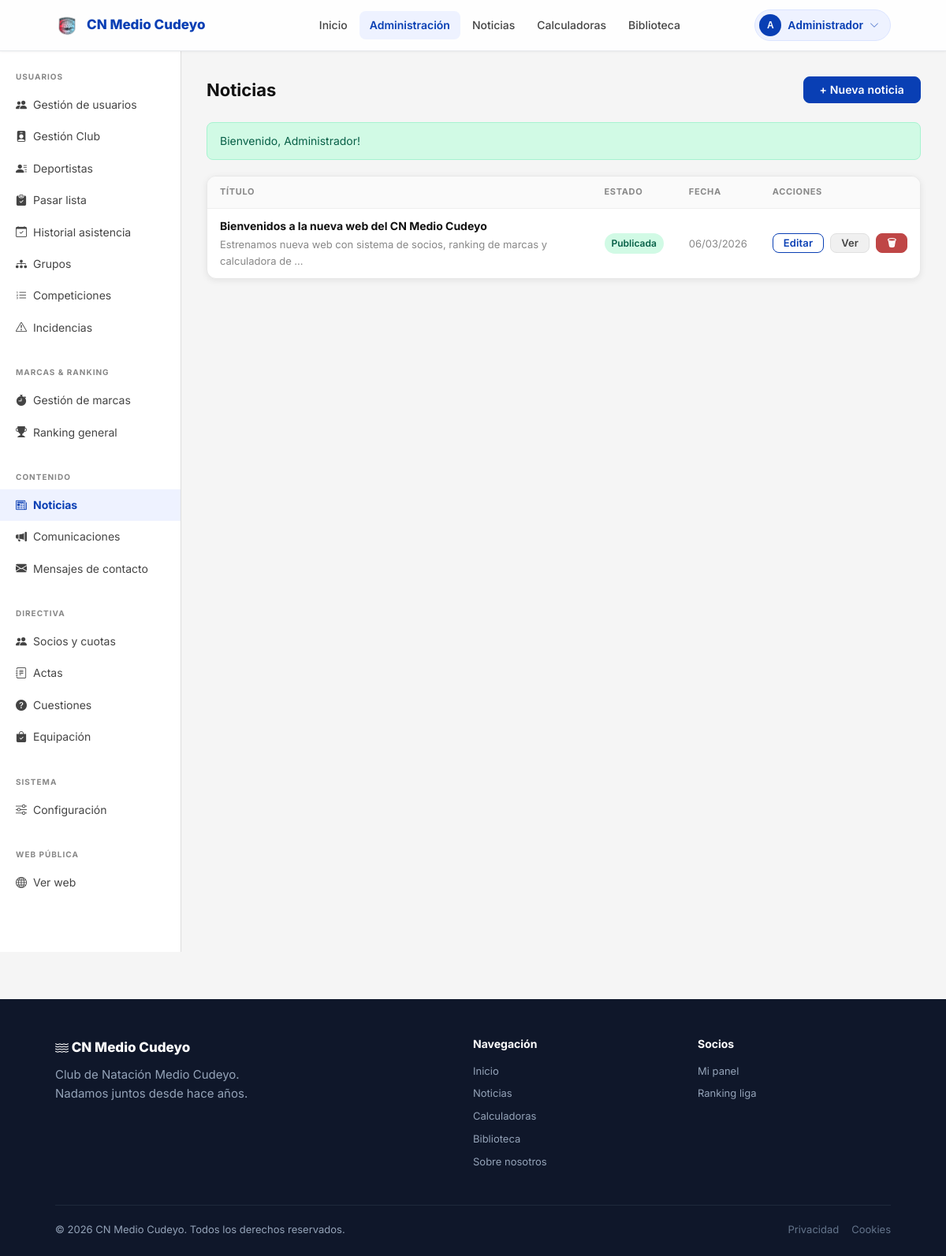
Page /admin/noticias.php (signed in) on the committed database.
### tables this page shows
CREATE TABLE IF NOT EXISTS noticias (
    id         INT AUTO_INCREMENT PRIMARY KEY,
    titulo     VARCHAR(255) NOT NULL,
    resumen    VARCHAR(500) DEFAULT NULL,
    contenido  TEXT         DEFAULT NULL,
    imagen_url VARCHAR(500) DEFAULT NULL,
    publicado  TINYINT(1)   NOT NULL DEFAULT 0,
    created_at TIMESTAMP DEFAULT CURRENT_TIMESTAMP,
    updated_at TIMESTAMP DEFAULT CURRENT_TIMESTAMP ON UPDATE CURRENT_TIMESTAMP
);

### public/admin/noticias.php (the view, shortened to what this page needs)
<?php
require_once dirname(__DIR__, 2) . '/config/db.php';
require_once dirname(__DIR__, 2) . '/includes/auth.php';
require_once dirname(__DIR__, 2) . '/includes/layout.php';
$mode    = $_GET['mode'] ?? 'list';
$noticias = $pdo->query('SELECT * FROM noticias ORDER BY created_at DESC')->fetchAll();
render_admin_layout('noticias', function() use ($mode, $edit_id, $noticias, $data, $errors, $editNoticia) {
?>
<div class="d-flex justify-between align-center mb-6">
  <h1 style="margin:0;">Noticias</h1>
  <?php if ($mode !== 'new' && $mode !== 'edit'): ?>
    <a href="?mode=new" class="btn btn-primary">+ Nueva noticia</a>
  <?php else: ?>
    <a href="/admin/noticias" class="btn btn-gray">← Volver al listado</a>
  <?php endif; ?>
</div>
<div class="table-card">
  <div class="table-wrapper">
    <table>
      <thead>
        <tr>
          <th>Título</th>
          <th>Estado</th>
          <th>Fecha</th>
          <th>Acciones</th>
        </tr>
      </thead>
      <tbody>
        <?php foreach ($noticias as $n): ?>
        <tr>
          <td>
            <strong><?= e($n['titulo']) ?></strong>
            <?php if ($n['resumen']): ?>
              <div class="text-muted text-sm" style="margin-top:2px;"><?= e(mb_strimwidth($n['resumen'], 0, 80, '…')) ?></div>
            <?php endif; ?>
          </td>
          <td>
            <?php if ($n['publicado']): ?>
              <span class="badge badge-success">Publicada</span>
            <?php else: ?>
              <span class="badge badge-gray">Borrador</span>
            <?php endif; ?>
          </td>
          <td class="text-sm text-muted"><?= date('d/m/Y', strtotime($n['created_at'])) ?></td>
          <td>
            <div class="d-flex gap-2">
              <a href="?mode=edit&id=<?= $n['id'] ?>" class="btn btn-secondary btn-sm">Editar</a>
              <a href="/noticias/detall?id=<?= $n['id'] ?>" target="_blank" class="btn btn-gray btn-sm">Ver</a>
              <form method="POST" style="display:inline;"
                    data-confirm="¿Eliminar esta noticia? Esta acción no se puede deshacer.">
                <button class="btn btn-danger btn-sm">🗑</button>
              </form>
            </div>
          </td>
        </tr>
        <?php endforeach; ?>
      </tbody>
    </table>
  </div>
</div>
<?php
});

### public/assets/css/main.css (style rules this page uses)
:root { --blue: #093FB4; --blue-dark: #072f88; --red: #BF4646; --green: #16a34a; --orange: #ea580c; --text: #111; --gray: #888; --gray-light: #ddd; --bg: #f5f5f5; --white: #fff; --shadow: 0 2px 8px rgba(0,0,0,0.08); --shadow-lg: 0 4px 20px rgba(0,0,0,0.12); --radius: 8px; --radius-lg: 12px; }
*, *::before, *::after { box-sizing: border-box; margin: 0; padding: 0; }
body { font-family: 'Inter', Arial, sans-serif; font-size: 15px; color: var(--text); background: var(--bg); line-height: 1.6; -webkit-font-smoothing: antialiased; min-height: 100vh; display: flex; flex-direction: column; }
a { color: var(--blue); text-decoration: none; }
h1, h2, h3, h4 { line-height: 1.3; }
.btn { display: inline-flex; align-items: center; justify-content: center; gap: 7px; padding: 9px 20px; border-radius: var(--radius); font-size: 14px; font-weight: 600; border: 1.5px solid transparent; cursor: pointer; transition: background 0.18s, color 0.18s, border-color 0.18s, box-shadow 0.18s, transform 0.12s; line-height: 1; text-decoration: none; letter-spacing: 0.01em; }
.btn-primary { background: var(--blue); color: white; border-color: var(--blue); }
.btn-secondary { background: transparent; color: var(--blue); border-color: var(--blue); }
.btn-danger { background: var(--red); color: white; border-color: var(--red); }
.btn-gray { background: #f0f0f0; color: #444; border-color: #e0e0e0; }
.btn-sm { padding: 5px 13px; font-size: 13px; }
.table-wrapper { overflow-x: auto; -webkit-overflow-scrolling: touch; }
.table-wrapper table { min-width: 600px; }
.table-card { background: white; border-radius: var(--radius-lg); border: 1px solid #e8e8e8; box-shadow: var(--shadow); overflow-x: auto; }
table { width: 100%; border-collapse: collapse; }
table th { padding: 11px 16px; text-align: left; font-size: 11px; font-weight: 700; text-transform: uppercase; letter-spacing: 0.06em; color: var(--gray); background: #fafafa; border-bottom: 1px solid #eee; }
table td { padding: 11px 16px; font-size: 14px; border-bottom: 1px solid #f5f5f5; vertical-align: middle; }
table tr:last-child td { border-bottom: none; }
.badge { display: inline-flex; align-items: center; padding: 3px 9px; border-radius: 20px; font-size: 12px; font-weight: 600; white-space: nowrap; }
.badge-success { background: #d1fae5; color: #065f46; }
.admin-main h1 { font-size: 22px; font-weight: 700; margin-bottom: 24px; }
.d-flex { display: flex; }
.align-center { align-items: center; }
.justify-between { justify-content: space-between; }
.gap-2 { gap: 8px; }
.mb-6 { margin-bottom: 24px; }
.text-muted { color: var(--gray); }
.text-sm { font-size: 13px; }

### rows in the picture
noticias: titulo "Bienvenidos a la nueva web del CN Medio Cudeyo", resumen "Estrenamos nueva web con sistema de socios, ranking de marcas y calculadora de …", publicado "Publicada", created_at "06/03/2026"

### other values in the picture
mb_substr($user['nombre'], 0, 1) "A"
$user['nombre'] "Administrador"
$msg "Bienvenido, Administrador!"
